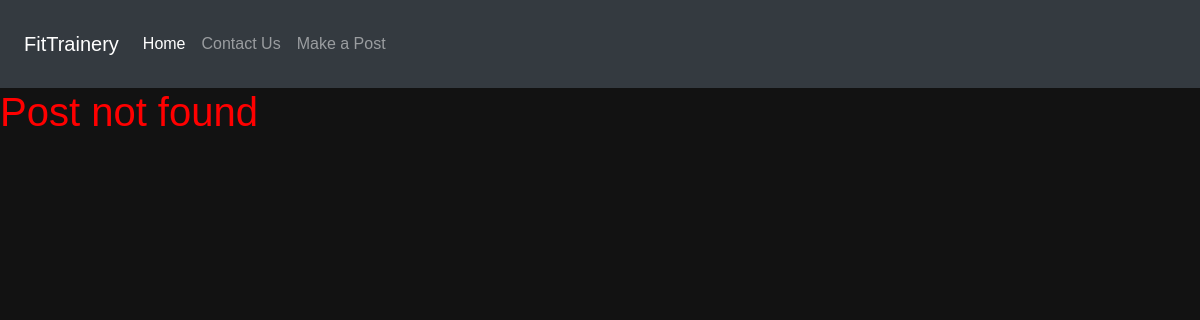
/posts/18, run on an earlier commit of the app's database.
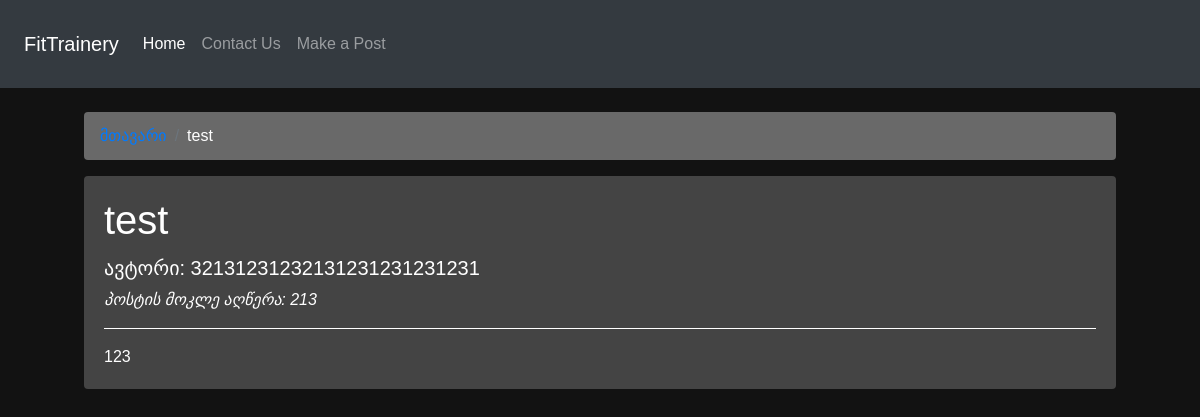
And on a later commit of the database.
### tables this page shows
CREATE TABLE posts (
                id INTEGER PRIMARY KEY AUTOINCREMENT,
                title TEXT NOT NULL,
                author TEXT NOT NULL,
                description TEXT NOT NULL,
                information TEXT NOT NULL
            , category TEXT NOT NULL);

### app_main.py (the view)
@app.route('/posts/<int:post_id>')
def show_post(post_id):
    print("ROUTE HIT")
    import sqlite3
    conn = sqlite3.connect('fitnessproject.db')
    c = conn.cursor()
    c.execute("SELECT * FROM posts WHERE id = ?", (post_id,))
    row = c.fetchone()
    conn.close()
    if row:
        viewpost = {
            'id': row[0],
            'title': row[1],
            'author': row[2],
            'description': row[3],
            'information': row[4],
            'category': row[5]
        }
    else:
        viewpost = None
    return render_template("view_post.html", viewpost=viewpost)

### templates/view_post.html (shortened to what this page needs)
<!doctype html>
<html lang="en">
<head>
    <link rel="stylesheet" href="https://cdn.jsdelivr.net/npm/bootstrap@4.4.1/dist/css/bootstrap.min.css"
>
</head>
<body style="background-color: #121212;">
{% include "navbar.html" %}
{% if viewpost %}
<div class='main-box'>
    <nav aria-label="breadcrumb">
        <ol class="breadcrumb" style="background-color: #696969;">
            <li class="breadcrumb-item"><a href="/">მთავარი</a></li>
            <li class="breadcrumb-item active" aria-current="page" style="color: white;">{{ viewpost['title'] }}</li>
        </ol>
    </nav>
    <div class="card" style="background-color: #444444; border: none;">
        <div class="card-body" style="color: white;">
            <h1 class="card-title">{{ viewpost['title'] }}</h1>
            <h5 style="color: white;">ავტორი: {{ viewpost['author'] }}</h5>
            <p><em>პოსტის მოკლე აღწერა: {{ viewpost['description'] }}</em></p>
            <hr style="border-color: white;">
            <p class="card-text">{{ viewpost['information'] }}</p>
        </div>
    </div>
</div>
{% else %}
<h1 style="color: red;">Post not found</h1>
{% endif %}
</body>
</html>

What changed in the data, as far as the page shows it:
added posts: title "test", author "32131231232131231231231231", description "213", information "123"
Also different on the page:
text no longer shown: "Post not found"
text now shown: "ავტორი: პოსტის მოკლე აღწერა:"
